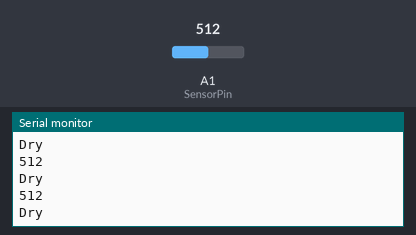
Bench run of a program on a simulated Arduino Uno, built with avr-gcc and run on an emulated ATmega328P. On the bench: the last lines printed to the serial monitor. The inputs (shaded band) are chosen by the test bench; at power-on: A1 (SensorPin) = 512.

Above: at 3.4 s.
3.5 s: A1 (SensorPin) set to 269
At 3.81 s:
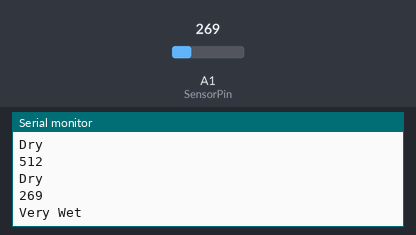
5.0 s: A1 (SensorPin) set to 251
At 5.4 s:
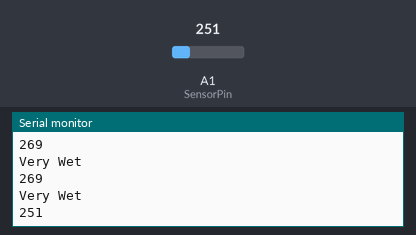
Timing chart, 0 to 8.0 s (numbered marks = the images above; inputs shaded):
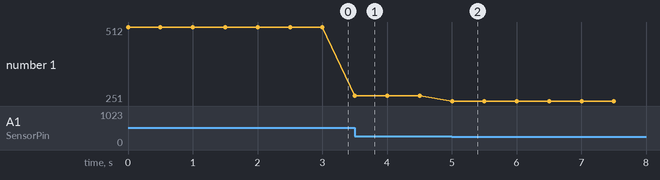

Measured:
- the behaviour switches between 261 and 260 on A1 (SensorPin) (found by bisection; images 1 and 2)
- after the input at 3.5 s, the serial monitor: prints a new line at once (image 1)
- after the input at 5.0 s, the serial monitor: prints a new line at once (image 2)
- plotted number 1: 512 → 269 after the input at 3.5 s, 269 → 251 after the input at 5.0 s

The program:

main.cpp
```cpp
// #include <Arduino.h>

// #define Light 2

// void setup() {
//   Serial.begin(9600);
//   delay(1000);
// }

// void loop() {
//   int val = analogRead(Light);
//   Serial.println(val);
//   delay(100);
// }


#include <Arduino.h>
#include <SPI.h>
#include <Wire.h>

// const int SensorPin = 15;
// int soilMoistureValue = 0;
// int soilmoisturepercent = 0;

// void setup()
// {
//   Serial.begin(9600);                      // open serial port, set the baud rate to 9600 bps

// }

// void loop()
// {
//   soilMoistureValue = analogRead(SensorPin); //put Sensor insert into soil
//   Serial.println(soilMoistureValue);
//   delay(500);
// }

const int AirValue = 520;
const int WaterValue = 260;
const int SensorPin = 15;
int intervals = (AirValue - WaterValue) / 3;
int soilMoistureValue = 0;
void setup()
{
  Serial.begin(9600); // open serial port, set the baud rate to 9600 bps
}
void loop()
{
  soilMoistureValue = analogRead(SensorPin); //put Sensor insert into soil
  Serial.println(soilMoistureValue);
  if (soilMoistureValue > WaterValue && soilMoistureValue < (WaterValue + intervals))
  {
    Serial.println("Very Wet");
  }
  else if (soilMoistureValue > (WaterValue + intervals) && soilMoistureValue < (AirValue - intervals))
  {
    Serial.println("Wet");
  }
  else if (soilMoistureValue < AirValue && soilMoistureValue > (AirValue - intervals))
  {
    Serial.println("Dry");
  }
  delay(500);
}
```
